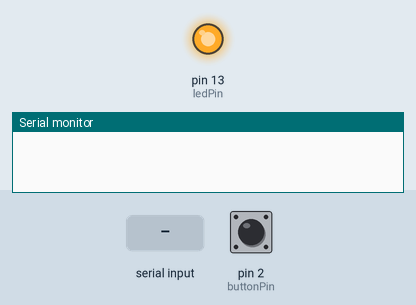
A sketch run on a simulated Arduino Uno, built with avr-gcc and run on an emulated ATmega328P. Shown: output pins drawn as LEDs (lit = HIGH), the last lines printed to the serial monitor. The inputs (shaded band) are chosen by the test bench; at power-on: pin 2 (buttonPin) LOW. The modem accepts every AT command (registered, SIM ready, sends succeed) and sends nothing else.

Above: at 5.7 s.
5.8 s: pin 2 (buttonPin) pulled HIGH for 0.15 s
At 6.8 s:
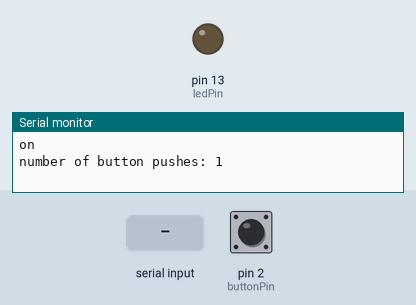
7.5 s: "AT+\n" received over the second serial link
9.0 s: "+HTTPACTION:\n" received over the second serial link
10.5 s: ",\n" received over the second serial link
At 22.4 s:
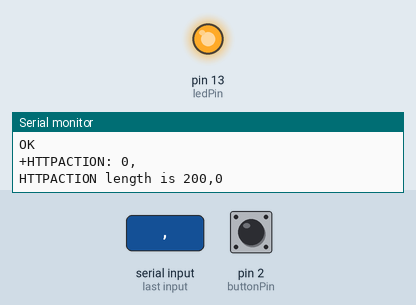
Timing chart, 0 to 23.0 s (numbered marks = the images above; inputs shaded):
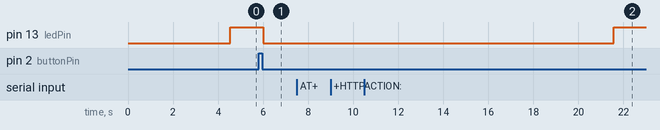

Measured:
- after the input at 5.8 s, pin 13 (ledPin): HIGH → LOW after 0.20 s
- after the input at 10.5 s, pin 13 (ledPin): LOW → HIGH after 11.1 s instead of 9.6 s

The sketch:

sim900_loop_check_1_on_reedswitch.ino
```cpp
#include <SoftwareSerial.h>
SoftwareSerial GSM(7, 8); // RX, TX

// this constant won't change:
const int  buttonPin = 2;    // the pin that the pushbutton is attached to
const int ledPin = 13;       // the pin that the LED is attached to

// Variables will change:
int buttonPushCounter = 0;   // counter for the number of button presses
int buttonState = 0;         // current state of the button
int lastButtonState = 0;     // previous state of the button

enum _parseState {
  PS_DETECT_MSG_TYPE,

  PS_IGNORING_COMMAND_ECHO,

  PS_HTTPACTION_TYPE,
  PS_HTTPACTION_RESULT,
  PS_HTTPACTION_LENGTH,

  PS_HTTPREAD_LENGTH,
  PS_HTTPREAD_CONTENT
};

enum _actionState{
  AS_IDLE,
  AS_WAITING_FOR_RESPONSE
};

unsigned long data = millis();
char url[130];
byte actionState = AS_IDLE;
unsigned long lastActionTime = 0;

byte parseState = PS_DETECT_MSG_TYPE;
char buffer[80];
byte pos = 0;

int contentLength = 0;

void resetBuffer() {
  memset(buffer, 0, sizeof(buffer));
  pos = 0;
}

void sendGSM(const char* msg, int waitMs = 500) {
  GSM.println(msg);
  delay(waitMs);
  while(GSM.available()) {
    parseATText(GSM.read());
  }
}

void setup()
{

  // initialize the button pin as a input:
  pinMode(buttonPin, INPUT);
  // initialize the LED as an output:
  pinMode(ledPin, OUTPUT);
  // initialize serial communication:

  GSM.begin(19200);
  Serial.begin(19200);

  sendGSM("AT+SAPBR=3,1,\"APN\",\"internet\"");
  sendGSM("AT+SAPBR=1,1",3000);
  sendGSM("AT+HTTPINIT");
  sendGSM("AT+HTTPPARA=\"CID\",1");
  //sprintf(url,"AT+HTTPPARA=\"URL\",\"http://www.halluuethio.com/IOT/receive_number_loop.php?number=%d\"",buttonPushCounter);
  //sendGSM(url);
  //sendGSM("AT+HTTPPARA=\"URL\",\"http://www.halluuethio.com/IOT/receive_number_loop.php?number=33\"");
}

void loop()
{
  //REEDSWITCH counter
  // read the pushbutton input pin:
  buttonState = digitalRead(buttonPin);

  // compare the buttonState to its previous state
  if (buttonState != lastButtonState) {
    // if the state has changed, increment the counter
    if (buttonState == HIGH) {
      // if the current state is HIGH then the button went from off to on:
      //Serial.println("off");
    } else {
      // if the current state is LOW then the button went from on to off:

      buttonPushCounter++;
      Serial.println("on");
      Serial.print("number of button pushes: ");
      Serial.println(buttonPushCounter);
    }
    // Delay a little bit to avoid bouncing
    delay(50);
  }
  // save the current state as the last state, for next time through the loop
  lastButtonState = buttonState;


  // turns on the LED every four button pushes by checking the modulo of the
  // button push counter. the modulo function gives you the remainder of the
  // division of two numbers:
  if (buttonPushCounter % 4 == 0) {
    digitalWrite(ledPin, HIGH);
  } else {
    digitalWrite(ledPin, LOW);
  }
  //REEDSWITCH counter

  //GSM data sender
  data = millis();

  unsigned long now = millis();

  if(actionState == AS_IDLE){
    if(now > lastActionTime + 10000){
      //sprintf(url,"AT+HTTPPARA=\"URL\",\"http://www.halluuethio.com/IOT/receive_number_loop.php?number=%d\"",buttonPushCounter);
      sprintf(url,"AT+HTTPPARA=\"URL\",\"http://www.nrwlpms.com/sim900/get_data.php?pre=%d\"",buttonPushCounter);
      sendGSM(url);
      sendGSM("AT+HTTPACTION=0");
      buttonPushCounter=0;
      lastActionTime = now;
      actionState = AS_WAITING_FOR_RESPONSE;
    }
  }

  while(GSM.available()) {
    lastActionTime = now;
    parseATText(GSM.read());
  }
  //GSM data sender
}

void parseATText(byte b) {

  buffer[pos++] = b;

  if ( pos >= sizeof(buffer) )
    resetBuffer(); // just to be safe

  /*
   // Detailed debugging
   Serial.println();
   Serial.print("state = ");
   Serial.println(state);
   Serial.print("b = ");
   Serial.println(b);
   Serial.print("pos = ");
   Serial.println(pos);
   Serial.print("buffer = ");
   Serial.println(buffer);*/

  switch (parseState) {
  case PS_DETECT_MSG_TYPE:
    {
      if ( b == '\n' )
        resetBuffer();
      else {
        if ( pos == 3 && strcmp(buffer, "AT+") == 0 ) {
          parseState = PS_IGNORING_COMMAND_ECHO;
        }
        else if ( b == ':' ) {
          //Serial.print("Checking message type: ");
          //Serial.println(buffer);

          if ( strcmp(buffer, "+HTTPACTION:") == 0 ) {
            Serial.println("Received HTTPACTION");
            parseState = PS_HTTPACTION_TYPE;
          }
          else if ( strcmp(buffer, "+HTTPREAD:") == 0 ) {
            Serial.println("Received HTTPREAD");
            parseState = PS_HTTPREAD_LENGTH;
          }
          resetBuffer();
        }
      }
    }
    break;

  case PS_IGNORING_COMMAND_ECHO:
    {
      if ( b == '\n' ) {
        Serial.print("Ignoring echo: ");
        Serial.println(buffer);
        parseState = PS_DETECT_MSG_TYPE;
        resetBuffer();
      }
    }
    break;

  case PS_HTTPACTION_TYPE:
    {
      if ( b == ',' ) {
        Serial.print("HTTPACTION type is ");
        Serial.println(buffer);
        parseState = PS_HTTPACTION_RESULT;
        resetBuffer();
      }
    }
    break;

  case PS_HTTPACTION_RESULT:
    {
      if ( b == ',' ) {
        Serial.print("HTTPACTION result is ");
        Serial.println(buffer);
        parseState = PS_HTTPACTION_LENGTH;
        resetBuffer();
      }
    }
    break;

  case PS_HTTPACTION_LENGTH:
    {
      if ( b == '\n' ) {
        Serial.print("HTTPACTION length is ");
        Serial.println(buffer);

        // now request content
        GSM.print("AT+HTTPREAD=0,");
        GSM.println(buffer);

        parseState = PS_DETECT_MSG_TYPE;
        resetBuffer();
      }
    }
    break;

  case PS_HTTPREAD_LENGTH:
    {
      if ( b == '\n' ) {
        contentLength = atoi(buffer);
        Serial.print("HTTPREAD length is ");
        Serial.println(contentLength);

        Serial.print("HTTPREAD content: ");

        parseState = PS_HTTPREAD_CONTENT;
        resetBuffer();
      }
    }
    break;

  case PS_HTTPREAD_CONTENT:
    {
      // for this demo I'm just showing the content bytes in the serial monitor
      //Serial.write(b);
      //Serial.write("ass");
      //char s[11];
      //memcpy(s, b, sizeof b);
      //Serial.write(s);
      if(b == 'Y'){
        Serial.write("yes");
      }else{
        Serial.write("no");
      }
      contentLength--;

      if ( contentLength <= 0 ) {

        // all content bytes have now been read

        parseState = PS_DETECT_MSG_TYPE;
        resetBuffer();

        Serial.print("\n\n\n");

        actionState = AS_IDLE;
      }
    }
    break;
  }
}
```
